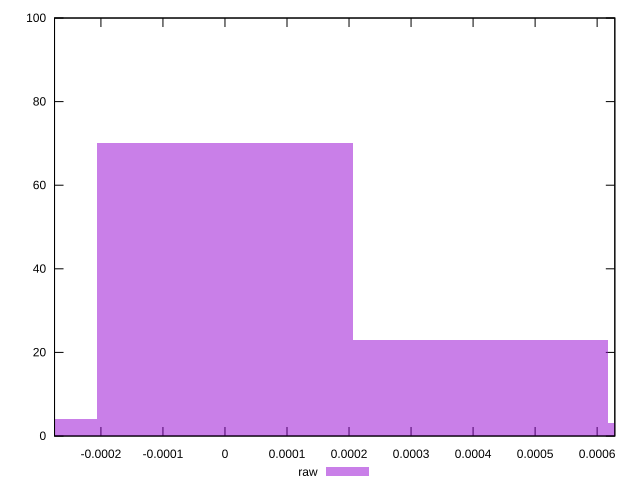

Reproduce this figure in gnuplot.
reset

$raw <<EOF
-0.00041134832204233813 4
0 70
0.00041134832204233813 23
0.0008226966440846763 3
EOF

set key outside below
set boxwidth 0.00041134832204233813
set xrange [-0.0002747821497856628:0.0006285130851140019]
set yrange [0:100]
set trange [0:100]
set style fill transparent solid 0.5 noborder
set terminal svg size 640, 490 enhanced background rgb 'white'
set output "reports/report_00031_2021-02-24T23-18-18.084Z/meta/pScore-difference/samples/agenda/raw/histogram.svg"

plot $raw title "raw" with boxes

reset
